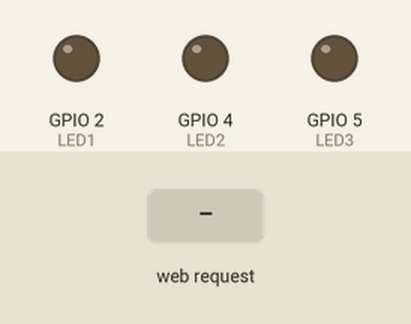
Bench run of a sketch on a simulated ESP32. Parts: output pins drawn as LEDs (lit = HIGH). Inputs (shaded band) come from the test bench. WiFi joins after 1.5 s; servers stay silent unless stated; what the sketch prints to the serial monitor is not drawn.

Above: at 2.7 s.
2.8 s: HTTP request GET /led1/on received
At 4.0 s:
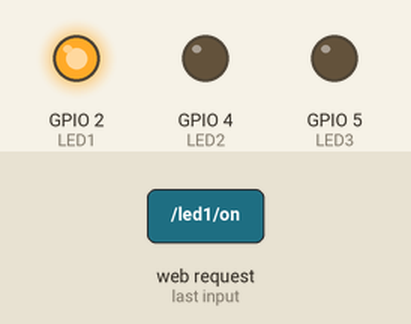
4.3 s: HTTP request GET /led2/on received
At 5.2 s:
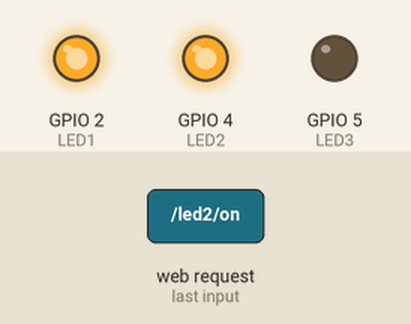
5.8 s: HTTP request GET /led1/off received
At 6.3 s:
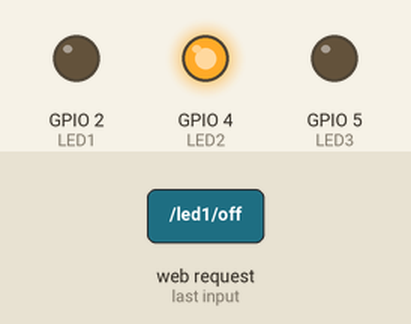
7.3 s: HTTP request GET /led3/on received
At 8.5 s:
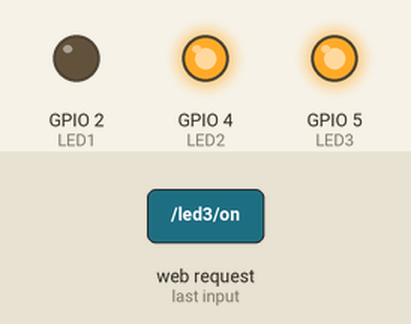
8.8 s: HTTP request GET /led2/off received
At 9.8 s:
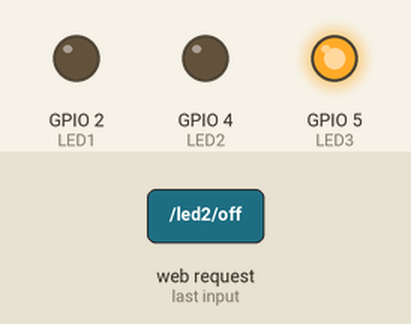
10.3 s: HTTP request GET /led3/off received
At 11.0 s:
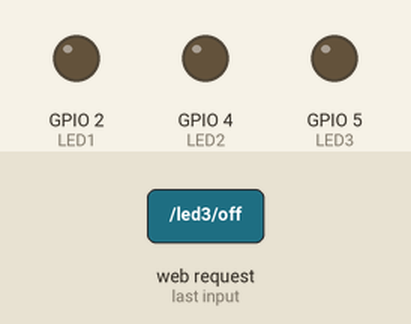
Timing chart, 0 to 12.8 s (numbered marks = the images above; inputs shaded):
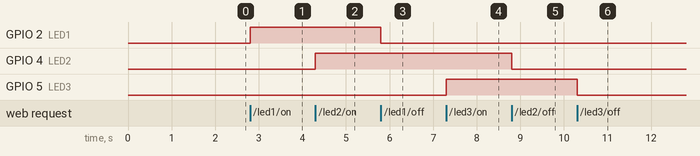

The sketch:

ESP32_WebServer.ino
```cpp
#include <WiFi.h>
#include <WebServer.h>

// Datos de la red WiFi
const char* ssid = "Internet_UNL";     // Internet_UNL - Fabricio's A56 - MoranSanchez
const char* password = "UNL1859WiFi";  // UNL1859WiFi - holamundo100 - 0702594508

WebServer server(80);

// Pines de los LEDs
const int LED1 = 2;
const int LED2 = 4;
const int LED3 = 5;

// Página HTML
String paginaHTML = R"rawliteral(
<!DOCTYPE html>
<html>
<head>
<meta charset="UTF-8">
<title>Control de LEDs ESP32</title>
<style>
body{
    font-family: Arial, sans-serif;
    background:#f2f2f2;
    text-align:center;
    margin-top:40px;
}
h1{
    color:#1565C0;
}
button{
    width:120px;
    padding:12px;
    margin:5px;
    font-size:16px;
    border:none;
    border-radius:8px;
    cursor:pointer;
}
.on{
    background:green;
    color:white;
}
.off{
    background:red;
    color:white;
}
.led{
    margin:20px;
}
</style>
</head>
<body>

<h1>Servidor Web ESP32</h1>

<div class="led">
<h2>LED 1</h2>
<button class="on" onclick="location.href='/led1/on'">Encender</button>
<button class="off" onclick="location.href='/led1/off'">Apagar</button>
</div>

<div class="led">
<h2>LED 2</h2>
<button class="on" onclick="location.href='/led2/on'">Encender</button>
<button class="off" onclick="location.href='/led2/off'">Apagar</button>
</div>

<div class="led">
<h2>LED 3</h2>
<button class="on" onclick="location.href='/led3/on'">Encender</button>
<button class="off" onclick="location.href='/led3/off'">Apagar</button>
</div>

</body>
</html>
)rawliteral";

// Página principal
void handleRoot() {
  server.send(200, "text/html", paginaHTML);
}

// Redireccionar al inicio
void regresar() {
  server.sendHeader("Location", "/");
  server.send(303);
}

void setup() {

  Serial.begin(9600);

  pinMode(LED1, OUTPUT);
  pinMode(LED2, OUTPUT);
  pinMode(LED3, OUTPUT);

  digitalWrite(LED1, LOW);
  digitalWrite(LED2, LOW);
  digitalWrite(LED3, LOW);

  Serial.println("Conectando a la red WiFi...");

  WiFi.mode(WIFI_STA);
  WiFi.begin(ssid, password);

  while (WiFi.status() != WL_CONNECTED) {
    delay(500);
    Serial.print(".");
  }

  Serial.println();
  Serial.println("WiFi conectado");
  Serial.print("Dirección IP: ");
  Serial.println(WiFi.localIP());

  // Página principal
  server.on("/", handleRoot);

  // LED 1
  server.on("/led1/on", []() {
    digitalWrite(LED1, HIGH);
    regresar();
  });

  server.on("/led1/off", []() {
    digitalWrite(LED1, LOW);
    regresar();
  });

  // LED 2
  server.on("/led2/on", []() {
    digitalWrite(LED2, HIGH);
    regresar();
  });

  server.on("/led2/off", []() {
    digitalWrite(LED2, LOW);
    regresar();
  });

  // LED 3
  server.on("/led3/on", []() {
    digitalWrite(LED3, HIGH);
    regresar();
  });

  server.on("/led3/off", []() {
    digitalWrite(LED3, LOW);
    regresar();
  });

  server.begin();

  Serial.println("Servidor HTTP iniciado");
  Serial.print("Abre en tu navegador: http://");
  Serial.println(WiFi.localIP());
}

void loop() {
  server.handleClient();
}
```

Measured:
- after the input at 2.8 s, GPIO 2 (LED1): LOW → HIGH at once
- after the input at 4.3 s, GPIO 4 (LED2): LOW → HIGH at once
- after the input at 5.8 s, GPIO 2 (LED1): HIGH → LOW at once
- after the input at 7.3 s, GPIO 5 (LED3): LOW → HIGH at once
- after the input at 8.8 s, GPIO 4 (LED2): HIGH → LOW at once
- after the input at 10.3 s, GPIO 5 (LED3): HIGH → LOW at once
